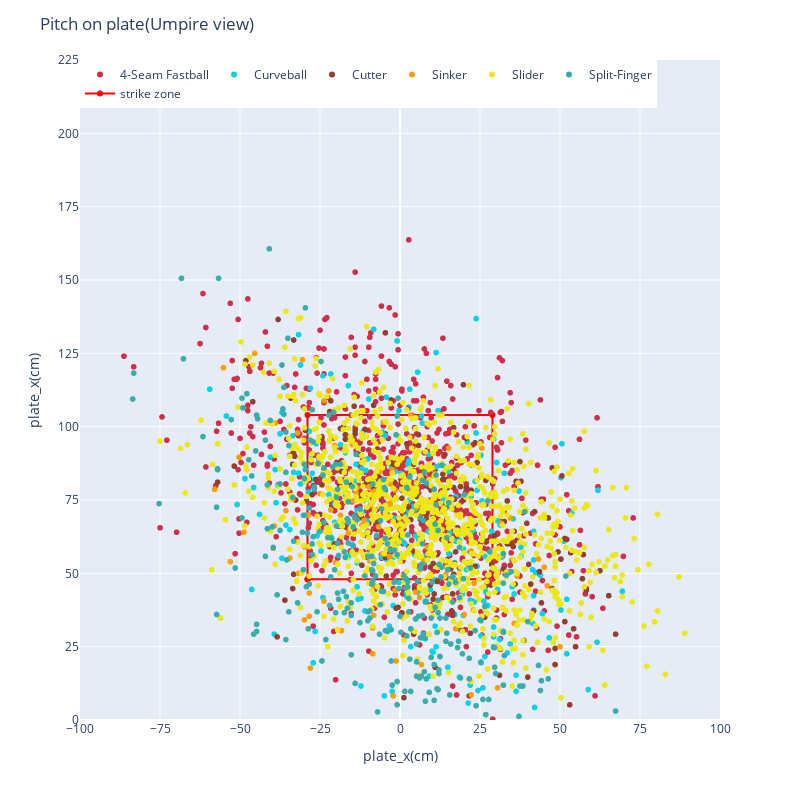

The cell this chart's notebook holds for it:
### Code cell
# 早速可視化してみる

_fig = plate(df)
_fig.show()

### Figure 1 — Plotly figure (JSON) as saved in the notebook; plotly's stock layout.template omitted (floating-point values rounded to 4 significant figures; data arrays with more than 128 entries replaced by an {"elided": "..."} marker saying what was removed)
{"data": [{"customdata": {"elided": "735x10 mixed values"}, "hovertemplate": "<b>%{hovertext}</b><br><br>pitch_name=%{customdata[4]}<br>plate_x_cm=%{x}<br>plate_z_cm=%{y}<br>game_date=%{customdata[0]}<br>batter_name=%{customdata[1]}<br>pitcher_name=%{customdata[2]}<br>effective_speed_kh=%{customdata[3]}<br>hit_distance_sc_m=%{customdata[5]}<br>launch_speed_kh=%{customdata[6]}<br>launch_angle=%{customdata[7]}<br>des=%{customdata[8]}<br>description=%{customdata[9]}<extra></extra>", "hovertext": {"elided": "735 str values"}, "legendgroup": "4-Seam Fastball", "marker": {"color": "rgb(210, 46, 73)", "symbol": "circle"}, "mode": "markers", "name": "4-Seam Fastball", "showlegend": true, "type": "scattergl", "x": {"elided": "735 float values"}, "xaxis": "x", "y": {"elided": "735 float values"}, "yaxis": "y"}, {"customdata": {"elided": "245x10 mixed values"}, "hovertemplate": "<b>%{hovertext}</b><br><br>pitch_name=%{customdata[4]}<br>plate_x_cm=%{x}<br>plate_z_cm=%{y}<br>game_date=%{customdata[0]}<br>batter_name=%{customdata[1]}<br>pitcher_name=%{customdata[2]}<br>effective_speed_kh=%{customdata[3]}<br>hit_distance_sc_m=%{customdata[5]}<br>launch_speed_kh=%{customdata[6]}<br>launch_angle=%{customdata[7]}<br>des=%{customdata[8]}<br>description=%{customdata[9]}<extra></extra>", "hovertext": {"elided": "245 str values"}, "legendgroup": "Curveball", "marker": {"color": "rgb(0, 210, 236)", "symbol": "circle"}, "mode": "markers", "name": "Curveball", "showlegend": true, "type": "scattergl", "x": {"elided": "245 float values"}, "xaxis": "x", "y": {"elided": "245 float values"}, "yaxis": "y"}, {"customdata": {"elided": "233x10 mixed values"}, "hovertemplate": "<b>%{hovertext}</b><br><br>pitch_name=%{customdata[4]}<br>plate_x_cm=%{x}<br>plate_z_cm=%{y}<br>game_date=%{customdata[0]}<br>batter_name=%{customdata[1]}<br>pitcher_name=%{customdata[2]}<br>effective_speed_kh=%{customdata[3]}<br>hit_distance_sc_m=%{customdata[5]}<br>launch_speed_kh=%{customdata[6]}<br>launch_angle=%{customdata[7]}<br>des=%{customdata[8]}<br>description=%{customdata[9]}<extra></extra>", "hovertext": {"elided": "233 str values"}, "legendgroup": "Cutter", "marker": {"color": "rgb(148, 63, 44)", "symbol": "circle"}, "mode": "markers", "name": "Cutter", "showlegend": true, "type": "scattergl", "x": {"elided": "233 float values"}, "xaxis": "x", "y": {"elided": "233 float values"}, "yaxis": "y"}, {"customdata": {"elided": "92x10 mixed values"}, "hovertemplate": "<b>%{hovertext}</b><br><br>pitch_name=%{customdata[4]}<br>plate_x_cm=%{x}<br>plate_z_cm=%{y}<br>game_date=%{customdata[0]}<br>batter_name=%{customdata[1]}<br>pitcher_name=%{customdata[2]}<br>effective_speed_kh=%{customdata[3]}<br>hit_distance_sc_m=%{customdata[5]}<br>launch_speed_kh=%{customdata[6]}<br>launch_angle=%{customdata[7]}<br>des=%{customdata[8]}<br>description=%{customdata[9]}<extra></extra>", "hovertext": ["Sinker", "Sinker", "Sinker", "Sinker", "Sinker", "Sinker", "Sinker", "Sinker", "Sinker", "Sinker", "Sinker", "Sinker", "Sinker", "Sinker", "Sinker", "Sinker", "Sinker", "Sinker", "Sinker", "Sinker", "Sinker", "Sinker", "Sinker", "Sinker", "Sinker", "Sinker", "Sinker", "Sinker", "Sinker", "Sinker", "Sinker", "Sinker", "Sinker", "Sinker", "Sinker", "Sinker", "Sinker", "Sinker", "Sinker", "Sinker", "Sinker", "Sinker", "Sinker", "Sinker", "Sinker", "Sinker", "Sinker", "Sinker", "Sinker", "Sinker", "Sinker", "Sinker", "Sinker", "Sinker", "Sinker", "Sinker", "Sinker", "Sinker", "Sinker", "Sinker", "Sinker", "Sinker", "Sinker", "Sinker", "Sinker", "Sinker", "Sinker", "Sinker", "Sinker", "Sinker", "Sinker", "Sinker", "Sinker", "Sinker", "Sinker", "Sinker", "Sinker", "Sinker", "Sinker", "Sinker", "Sinker", "Sinker", "Sinker", "Sinker", "Sinker", "Sinker", "Sinker", "Sinker", "Sinker", "Sinker", "Sinker", "Sinker"], "legendgroup": "Sinker", "marker": {"color": "rgb(254, 157, 0)", "symbol": "circle"}, "mode": "markers", "name": "Sinker", "showlegend": true, "type": "scattergl", "x": [-33.53, -3.05, -34.44, 3.35, -29.87, 45.11, -28.65, -1.52, -57.91, -35.66, -22.25, -6.71, -8.23, 43.28, -28.04, -29.57, -8.23, -11.28, 49.99, 36.58, 4.57, -20.12, -3.35, -18.29, -24.99, -53.04, -14.94, -39.01, -23.77, 22.25, 22.25, -39.32, 14.33, 3.66, -28.65, -1.22, -13.72, 46.02, -13.41, -18.59, 2.74, -9.45, -9.14, -32, -45.42, -7.92, 25.6, 35.66, 7.62, 17.37, -16.15, -6.4, -31.7, -5.18, 4.88, 34.44, 20.12, -3.05, -14.02, -23.77, -23.77, 6.71, -20.42, -8.23, -55.17, -48.77, 15.24, -28.35, 0, -9.75, 31.7, -14.63, -11.89, -30.48, -8.23, -50.29, 23.16, -8.53, -39.62, 5.18, -1.52, -21.64, -8.53, -5.49, 22.86, 8.53, -8.53, -28.35, 30.48, 6.1, -2.13, -2.44], "xaxis": "x", "y": [75.29, 80.47, 55.17, 103.9, 34.14, 52.12, 59.13, 44.2, 78.64, 71.32, 112.2, 65.84, 75.9, 54.86, 17.68, 59.13, 46.02, 67.97, 24.99, 49.07, 53.04, 53.64, 55.78, 30.48, 77.11, 53.95, 93.88, 101.2, 40.54, 8.53, 57.61, 66.14, 49.68, 78.33, 69.8, 20.12, 77.42, 45.72, 79.25, 69.8, 80.47, 54.25, 73.15, 97.84, 125.0, 78.03, 92.66, 32.92, 54.56, 31.09, 63.7, 84.73, 49.99, 101.5, 43.59, 68.88, 35.97, 73.76, 67.06, 108.8, 84.43, 18.9, 93.57, 35.66, 120.1, 64.01, 92.66, 35.36, 67.06, 79.55, 67.06, 74.68, 66.45, 122.8, 54.86, 89.61, 46.63, 31.39, 58.52, 72.54, 78.33, 71.63, 77.72, 56.69, 37.49, 58.83, 22.56, 43.28, 10.97, 41.76, 8.23, 85.34], "yaxis": "y"}, {"customdata": {"elided": "1009x10 mixed values"}, "hovertemplate": "<b>%{hovertext}</b><br><br>pitch_name=%{customdata[4]}<br>plate_x_cm=%{x}<br>plate_z_cm=%{y}<br>game_date=%{customdata[0]}<br>batter_name=%{customdata[1]}<br>pitcher_name=%{customdata[2]}<br>effective_speed_kh=%{customdata[3]}<br>hit_distance_sc_m=%{customdata[5]}<br>launch_speed_kh=%{customdata[6]}<br>launch_angle=%{customdata[7]}<br>des=%{customdata[8]}<br>description=%{customdata[9]}<extra></extra>", "hovertext": {"elided": "1009 str values"}, "legendgroup": "Slider", "marker": {"color": "rgb(237, 231, 22)", "symbol": "circle"}, "mode": "markers", "name": "Slider", "showlegend": true, "type": "scattergl", "x": {"elided": "1009 float values"}, "xaxis": "x", "y": {"elided": "1009 float values"}, "yaxis": "y"}, {"customdata": {"elided": "315x10 mixed values"}, "hovertemplate": "<b>%{hovertext}</b><br><br>pitch_name=%{customdata[4]}<br>plate_x_cm=%{x}<br>plate_z_cm=%{y}<br>game_date=%{customdata[0]}<br>batter_name=%{customdata[1]}<br>pitcher_name=%{customdata[2]}<br>effective_speed_kh=%{customdata[3]}<br>hit_distance_sc_m=%{customdata[5]}<br>launch_speed_kh=%{customdata[6]}<br>launch_angle=%{customdata[7]}<br>des=%{customdata[8]}<br>description=%{customdata[9]}<extra></extra>", "hovertext": {"elided": "315 str values"}, "legendgroup": "Split-Finger", "marker": {"color": "rgb(58, 172, 172)", "symbol": "circle"}, "mode": "markers", "name": "Split-Finger", "showlegend": true, "type": "scattergl", "x": {"elided": "315 float values"}, "xaxis": "x", "y": {"elided": "315 float values"}, "yaxis": "y"}, {"line": {"color": "red"}, "name": "strike zone", "type": "scatter", "x": [-28.9, -28.9, 28.9, 28.9, -28.9], "y": [48, 104, 104, 48, 48]}], "layout": {"autosize": false, "height": 800, "legend": {"orientation": "h", "title": {}, "tracegroupgap": 0, "x": 0, "xanchor": "left", "y": 1, "yanchor": "top"}, "margin": {"t": 60}, "title": {"text": "Pitch on plate(Umpire view)"}, "width": 800, "xaxis": {"anchor": "y", "domain": [0, 1], "dtick": 25, "range": [-100, 100], "title": {"text": "plate_x(cm)"}}, "yaxis": {"anchor": "x", "domain": [0, 1], "dtick": 25, "range": [0, 225], "title": {"text": "plate_x(cm)"}}}}
